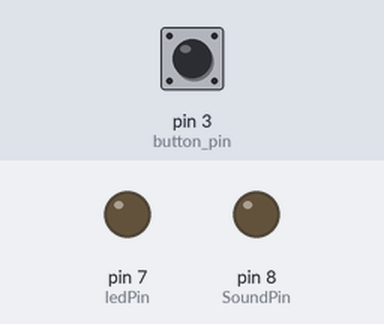
Recording of a sketch running on a simulated Arduino Uno, built with avr-gcc and run on an emulated ATmega328P. Shown: output pins drawn as LEDs (lit = HIGH). The inputs (shaded band) are chosen by the test bench; at power-on: pin 3 (button_pin) HIGH. What the sketch prints to the serial monitor is not drawn.

Above: at 1.2 s.
1.3 s: pin 3 (button_pin) pulled LOW for 0.15 s
At 2.3 s:
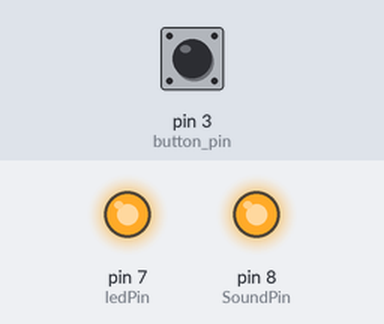
2.9 s: pin 3 (button_pin) pulled LOW for 1 s
At 4.7 s:
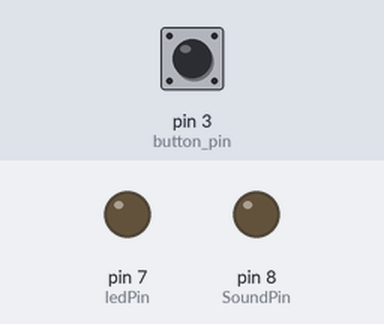
5.4 s: pin 3 (button_pin) pulled LOW for 3.2 s
At 9.5 s:
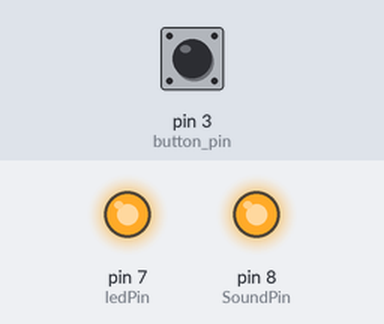
Timing chart, 0 to 11.0 s (numbered marks = the images above; inputs shaded):
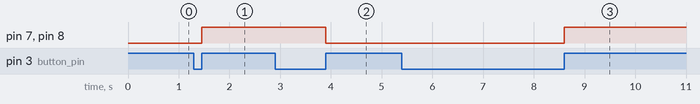

The sketch:

day03_LED_SOUND.ino
```cpp
const byte button_pin = 3;
const byte ledPin = 7;
const byte SoundPin = 8;
volatile byte state = LOW;

void setup() {
  pinMode(button_pin, INPUT_PULLUP);
  pinMode(ledPin, OUTPUT);
  pinMode(SoundPin, OUTPUT);
  Serial.begin(9600);
  attachInterrupt(digitalPinToInterrupt(button_pin), inter_func, RISING);
}

void loop() {
  digitalWrite(ledPin, state);
  digitalWrite(SoundPin, state);
  Serial.println(state);
}

void inter_func() {
  state =! state;
}
```

Measured:
- after the input at 1.3 s, pin 7 (ledPin), pin 8 (SoundPin): LOW → HIGH after 0.15 s
- after the input at 2.9 s, pin 7 (ledPin), pin 8 (SoundPin): HIGH → LOW after 1.0 s
- after the input at 5.4 s, pin 7 (ledPin), pin 8 (SoundPin): LOW → HIGH after 3.2 s
